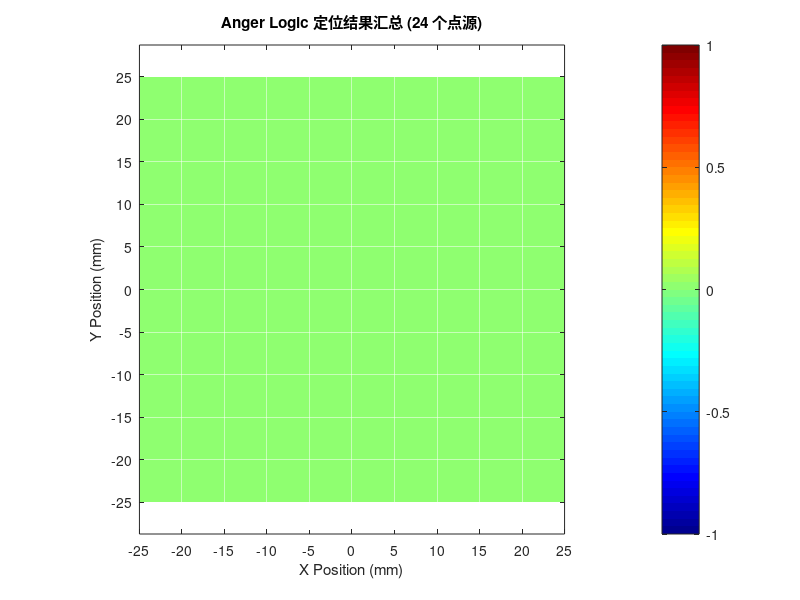

Reproduce this figure in MATLAB.
% =========================================================================
% === 脚本 2 (批量版): 使用 Anger Logic 批量分析 + 生成汇总图 ===
% =========================================================================
clear; clc; close all;

%% 1. 参数设置
% -------------------------------------------------------------------------
% --- 输入/输出文件夹 ---

input_data_folder   = 'E:\110work\raw data\calib_data合并';       % 输入文件夹
output_image_folder = 'Anger_Results_ppt';    % 输出图片文件夹
if ~exist(output_image_folder, 'dir'), mkdir(output_image_folder); end

% % --- 文件名格式 ---
% file_basename       = 'filtered_events%04d.mat'; % e.g., calib_events_p0505.mat
file_basename       = 'calib_events_p%04d.mat'; % e.g., calib_events_p0505.mat


% --- !!! 在此处定义所有需要处理的文件编号 !!! ---
file_indices_to_process = [ ...
    503:508, ...  % 第一批
    603:608, ...  % 第二批
    703:708, ...  % 第三批
    803:808  ...  % 第四批
    %     505:506, ...  % 第二批
    % 503,707,909 ...  % 第三批
];

% --- 探测器参数 ---
total_size_mm       = 50;   % 探测器物理尺寸 (50mm x 50mm)
display_resolution  = 256;  % 输出图像的分辨率 (bin数量)

%% 2. 初始化汇总画布
% -------------------------------------------------------------------------
% 预定义直方图边界 (覆盖整个探测器)
axis_limit = total_size_mm / 2; 
bin_edges = linspace(-axis_limit, axis_limit, display_resolution + 1);
% 获取每个bin的中心用于 imagesc
bin_centers = (bin_edges(1:end-1) + bin_edges(2:end)) / 2;

% *** 初始化主画布 (用于累加所有结果) ***
composite_image = zeros(display_resolution, display_resolution);

%% 3. 主循环：逐个处理文件
% -------------------------------------------------------------------------
fprintf('准备批量处理 %d 个文件...\n', length(file_indices_to_process));
fprintf('============================================================\n');

for file_idx = file_indices_to_process
    
    % --- a. 构建文件名并加载 ---
    current_filename = sprintf(file_basename, file_idx);
    inputFile = fullfile(input_data_folder, current_filename);
    
    if ~exist(inputFile, 'file')
        fprintf('警告: 找不到文件 %s，已跳过。\n', current_filename);
        continue;
    end
    
    fprintf('正在处理: %s ... ', current_filename);
    load(inputFile); % 加载 planeset, pixels_xy
    
    total_events = length(planeset);
    if total_events == 0
        fprintf('无有效事件，跳过。\n');
        continue;
    end
    
    % --- b. 准备 Anger Logic 坐标系 ---
    pixel_size_mm = total_size_mm / pixels_xy(1); 
    pixel_centers_1D = (- (pixels_xy(1)/2 - 0.5) : 1 : (pixels_xy(1)/2 - 0.5)) * pixel_size_mm;
    [x_pos_grid, y_pos_grid] = meshgrid(pixel_centers_1D);
    
    % --- c. 执行 Anger Logic 定位 ---
    all_calc_positions = zeros(total_events, 2);
    for i = 1:total_events
        [cx, cy] = anger_logic(planeset{i}, x_pos_grid, y_pos_grid);
        all_calc_positions(i, :) = [cx, cy];
    end
    
    % --- d. 生成 2D 直方图数据 ---
    % 计算直方图 (Y, X) -> 注意 histcounts2 的输入顺序通常对应矩阵的 (行, 列)
    psf_counts = histcounts2(all_calc_positions(:,2), all_calc_positions(:,1), bin_edges, bin_edges);
    
    % --- e. 累加到汇总图 (归一化) ---
    if max(psf_counts(:)) > 0
        % 归一化当前图，使最高点为1，这样不同强度的源在汇总图中依然清晰可见
        psf_norm = psf_counts / max(psf_counts(:));
        composite_image = composite_image + psf_norm;
    end
    
    % --- f. 绘制并保存单张结果 (可选) ---
    h_fig = figure('Name', 'Anger 2D Result', 'Visible', 'off'); 
    imagesc(bin_centers, bin_centers, psf_counts);
    set(gca, 'YDir', 'normal'); 
    colormap('jet'); colorbar; axis equal tight;
    title(sprintf('Anger Logic: p%04d (N=%d)', file_idx, total_events));
    xlabel('X (mm)'); ylabel('Y (mm)');
    
    % 单张图也加上网格方便查看
    grid on; set(gca, 'GridColor', 'w', 'GridAlpha', 0.4);
    
    output_filename = sprintf('Anger_2D_p%04d.png', file_idx);
    exportgraphics(h_fig, fullfile(output_image_folder, output_filename), 'Resolution', 150);
    close(h_fig);
    
    fprintf('完成\n');
end

fprintf('============================================================\n');

%% 4. 绘制并保存最终汇总图 (含白色网格)
% -------------------------------------------------------------------------
fprintf('正在生成最终汇总图...\n');

h_summary = figure('Name', 'Anger Logic 汇总结果', 'NumberTitle', 'off', 'Position', [100, 100, 800, 700]);

% 绘制累加后的图像
imagesc(bin_centers, bin_centers, composite_image);
set(gca, 'YDir', 'normal'); % 确保Y轴向上为正
colormap('jet'); 
colorbar;
axis equal tight;

% --- 添加白色网格 (5mm 间距) ---
hold on;
grid_ticks = -axis_limit:5:axis_limit; % 从边界开始，每5mm一个刻度
set(gca, 'XTick', grid_ticks, 'YTick', grid_ticks);
grid on;
% 设置网格样式：白色，半透明，实线
set(gca, 'GridColor', 'w', 'GridAlpha', 0.5, 'GridLineStyle', '-');
set(gca, 'Layer', 'top'); % 确保网格显示在图像上方，不被遮挡
hold off;

% 标题与标签
title(sprintf('Anger Logic 定位结果汇总 (%d 个点源)', length(file_indices_to_process)));
xlabel('X Position (mm)');
ylabel('Y Position (mm)');

% 保存汇总图
summary_filename = 'Anger_2D_Summary_Combined.png';
summary_path = fullfile(output_image_folder, summary_filename);
exportgraphics(h_summary, summary_path, 'Resolution', 300);

fprintf('汇总图已保存至: %s\n', summary_path);
fprintf('所有处理完成！\n');

%% 本地函数
% -------------------------------------------------------------------------
function [x_mm, y_mm] = anger_logic(lightMap, x_grid, y_grid)
%ANGER_LOGIC 加权平均定位
    total_signal = sum(lightMap(:));
    if total_signal == 0
        x_mm = 0; y_mm = 0;
        return;
    end
    sum_x = sum(sum(double(lightMap) .* x_grid));
    sum_y = sum(sum(double(lightMap) .* y_grid));
    
    x_mm = sum_x / total_signal;
    y_mm = sum_y / total_signal;
end